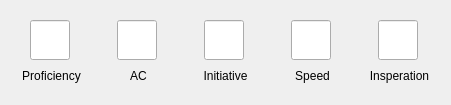
   <widget class="QWidget" name="widget" native="true">
    <property name="geometry">
     <rect>
      <x>220</x>
      <y>140</y>
      <width>451</width>
      <height>105</height>
     </rect>
    </property>
    <layout class="QHBoxLayout" name="horizontalLayout_2">
     <item>
      <widget class="QWidget" name="widget_28" native="true">
       <layout class="QVBoxLayout" name="verticalLayout_25">
        <item>
         <widget class="QWidget" name="widget_40" native="true">
          <layout class="QVBoxLayout" name="verticalLayout_31">
           <property name="leftMargin">
            <number>10</number>
           </property>
           <property name="topMargin">
            <number>0</number>
           </property>
           <property name="rightMargin">
            <number>10</number>
           </property>
           <property name="bottomMargin">
            <number>0</number>
           </property>
           <item>
            <widget class="QLineEdit" name="lineEdit_44">
             <property name="minimumSize">
              <size>
               <width>40</width>
               <height>40</height>
              </size>
             </property>
             <property name="maximumSize">
              <size>
               <width>40</width>
               <height>40</height>
              </size>
             </property>
             <property name="alignment">
              <set>Qt::AlignCenter</set>
             </property>
            </widget>
           </item>
          </layout>
         </widget>
        </item>
        <item>
         <widget class="QLabel" name="label_10">
          <property name="text">
           <string>Proficiency</string>
          </property>
          <property name="alignment">
           <set>Qt::AlignCenter</set>
          </property>
         </widget>
        </item>
       </layout>
      </widget>
     </item>
     <item>
      <widget class="QWidget" name="widget_26" native="true">
       <layout class="QVBoxLayout" name="verticalLayout_23">
        <item>
         <widget class="QWidget" name="widget_32" native="true">
          <layout class="QVBoxLayout" name="verticalLayout_28">
           <property name="leftMargin">
            <number>10</number>
           </property>
           <property name="topMargin">
            <number>0</number>
           </property>
           <property name="rightMargin">
            <number>10</number>
           </property>
           <property name="bottomMargin">
            <number>0</number>
           </property>
           <item>
            <widget class="QLineEdit" name="lineEdit_41">
             <property name="minimumSize">
              <size>
               <width>40</width>
               <height>40</height>
              </size>
             </property>
             <property name="maximumSize">
              <size>
               <width>40</width>
               <height>40</height>
              </size>
             </property>
             <property name="alignment">
              <set>Qt::AlignCenter</set>
             </property>
            </widget>
           </item>
          </layout>
         </widget>
        </item>
        <item>
         <widget class="QLabel" name="label_8">
          <property name="text">
           <string>AC</string>
          </property>
          <property name="alignment">
           <set>Qt::AlignCenter</set>
          </property>
         </widget>
        </item>
       </layout>
      </widget>
     </item>
     <item>
      <widget class="QWidget" name="widget_25" native="true">
       <layout class="QVBoxLayout" name="verticalLayout_22">
        <item>
         <widget class="QWidget" name="widget_33" native="true">
          <layout class="QVBoxLayout" name="verticalLayout_29">
           <property name="leftMargin">
            <number>10</number>
           </property>
           <property name="topMargin">
            <number>0</number>
           </property>
           <property name="rightMargin">
            <number>10</number>
           </property>
           <property name="bottomMargin">
            <number>0</number>
           </property>
           <item>
            <widget class="QLineEdit" name="lineEdit_42">
             <property name="minimumSize">
              <size>
               <width>40</width>
               <height>40</height>
              </size>
             </property>
             <property name="maximumSize">
              <size>
               <width>40</width>
               <height>40</height>
              </size>
             </property>
             <property name="alignment">
              <set>Qt::AlignCenter</set>
             </property>
            </widget>
           </item>
          </layout>
         </widget>
        </item>
        <item>
         <widget class="QLabel" name="label_7">
          <property name="text">
           <string>Initiative</string>
          </property>
          <property name="alignment">
           <set>Qt::AlignCenter</set>
          </property>
         </widget>
        </item>
       </layout>
      </widget>
     </item>
     <item>
      <widget class="QWidget" name="widget_27" native="true">
       <layout class="QVBoxLayout" name="verticalLayout_24">
        <item>
         <widget class="QWidget" name="widget_34" native="true">
          <layout class="QVBoxLayout" name="verticalLayout_30">
           <property name="leftMargin">
            <number>10</number>
           </property>
           <property name="topMargin">
            <number>0</number>
           </property>
           <property name="rightMargin">
            <number>10</number>
           </property>
           <property name="bottomMargin">
            <number>0</number>
           </property>
           <item>
            <widget class="QLineEdit" name="lineEdit_43">
             <property name="minimumSize">
              <size>
               <width>40</width>
               <height>40</height>
              </size>
             </property>
             <property name="maximumSize">
              <size>
               <width>40</width>
               <height>40</height>
              </size>
             </property>
             <property name="alignment">
              <set>Qt::AlignCenter</set>
             </property>
            </widget>
           </item>
          </layout>
         </widget>
        </item>
        <item>
         <widget class="QLabel" name="label_9">
          <property name="text">
           <string>Speed</string>
          </property>
          <property name="alignment">
           <set>Qt::AlignCenter</set>
          </property>
         </widget>
        </item>
       </layout>
      </widget>
     </item>
     <item>
      <widget class="QWidget" name="widget_29" native="true">
       <layout class="QVBoxLayout" name="verticalLayout_26">
        <item>
         <widget class="QWidget" name="widget_39" native="true">
          <layout class="QVBoxLayout" name="verticalLayout_32">
           <property name="leftMargin">
            <number>10</number>
           </property>
           <property name="topMargin">
            <number>0</number>
           </property>
           <property name="rightMargin">
            <number>10</number>
           </property>
           <property name="bottomMargin">
            <number>0</number>
           </property>
           <item>
            <widget class="QLineEdit" name="lineEdit_45">
             <property name="minimumSize">
              <size>
               <width>40</width>
               <height>40</height>
              </size>
             </property>
             <property name="maximumSize">
              <size>
               <width>40</width>
               <height>40</height>
              </size>
             </property>
             <property name="alignment">
              <set>Qt::AlignCenter</set>
             </property>
            </widget>
           </item>
          </layout>
         </widget>
        </item>
        <item>
         <widget class="QLabel" name="label_12">
          <property name="text">
           <string>Insperation</string>
          </property>
          <property name="alignment">
           <set>Qt::AlignCenter</set>
          </property>
         </widget>
        </item>
       </layout>
      </widget>
     </item>
    </layout>
   </widget>
